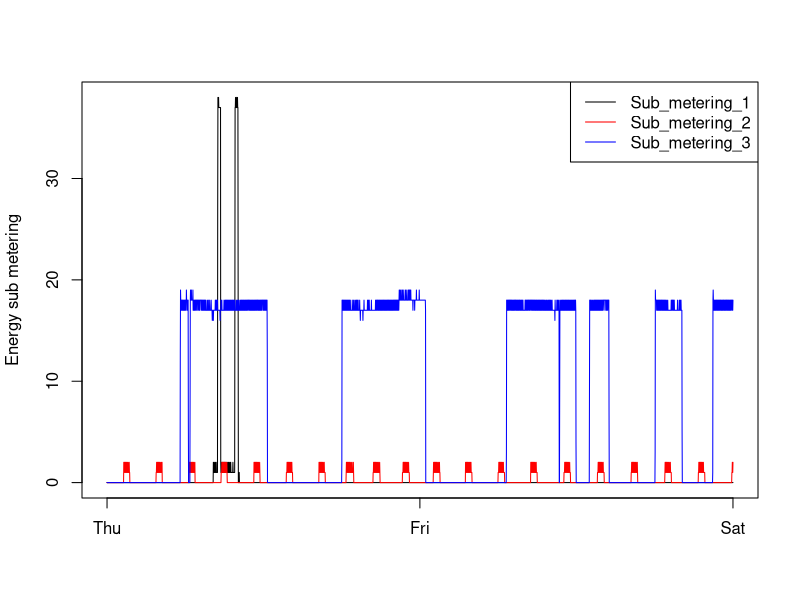

Reproduce this figure in R.
#plot3.R
data <- read.csv("powerData.csv", header = TRUE)

png(filename = "plot3.png", width = 480, height = 480)

plot(data$Sub_metering_1, type = 'l', xaxt='n', col='black', ylab='Energy sub metering',xlab='')
lines(data$Sub_metering_2, col = 'red')
lines(data$Sub_metering_3, col = 'blue')

legend("topright",
       legend = c("Sub_metering_1", "Sub_metering_2", "Sub_metering_3"), 
       lty=c(1,1,1),
       col=c("black","red","blue"))
axis(1, at = c(1, 1440, 2880), labels = c("Thu", "Fri", "Sat"))

dev.off()